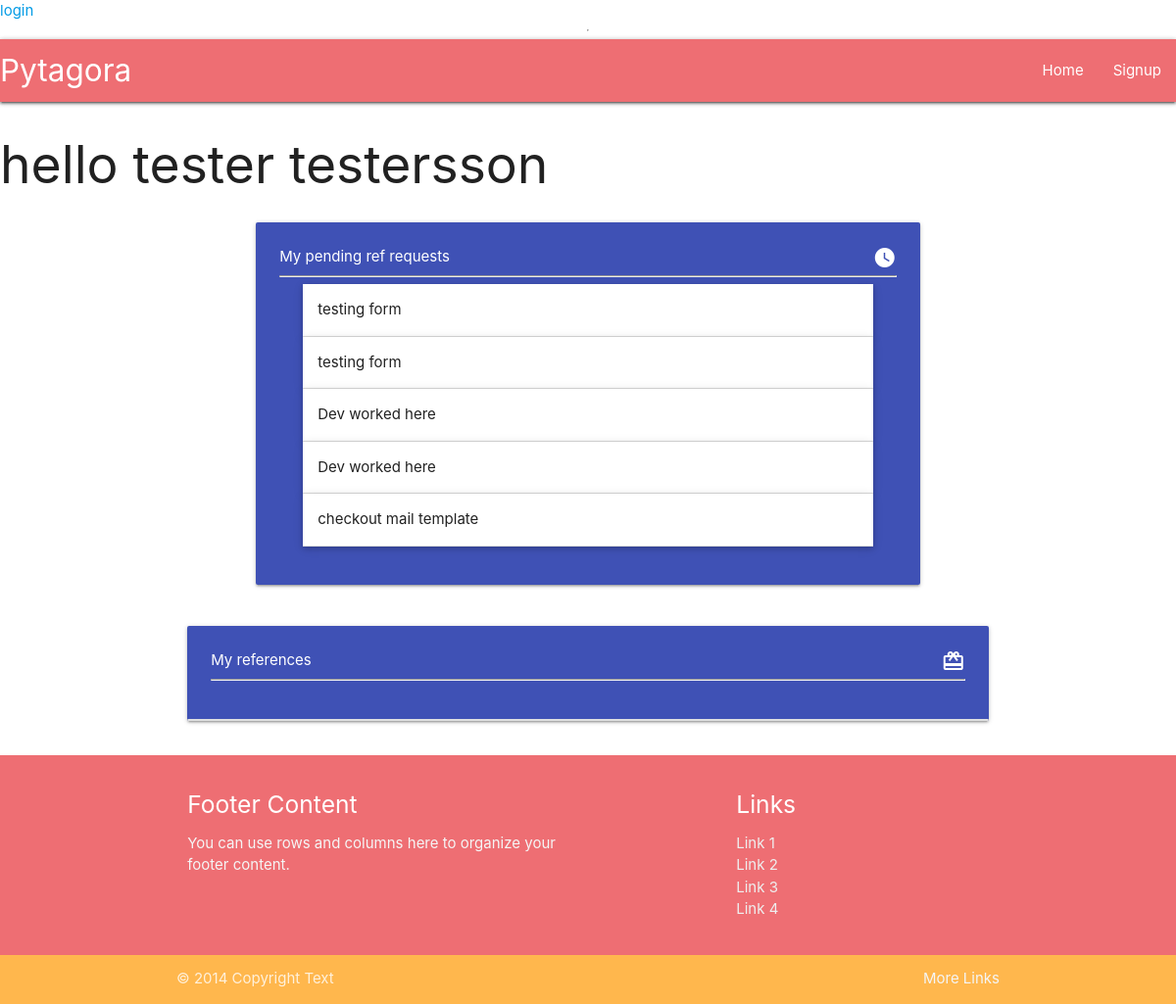
Before: /profile/2/ with the older database file.
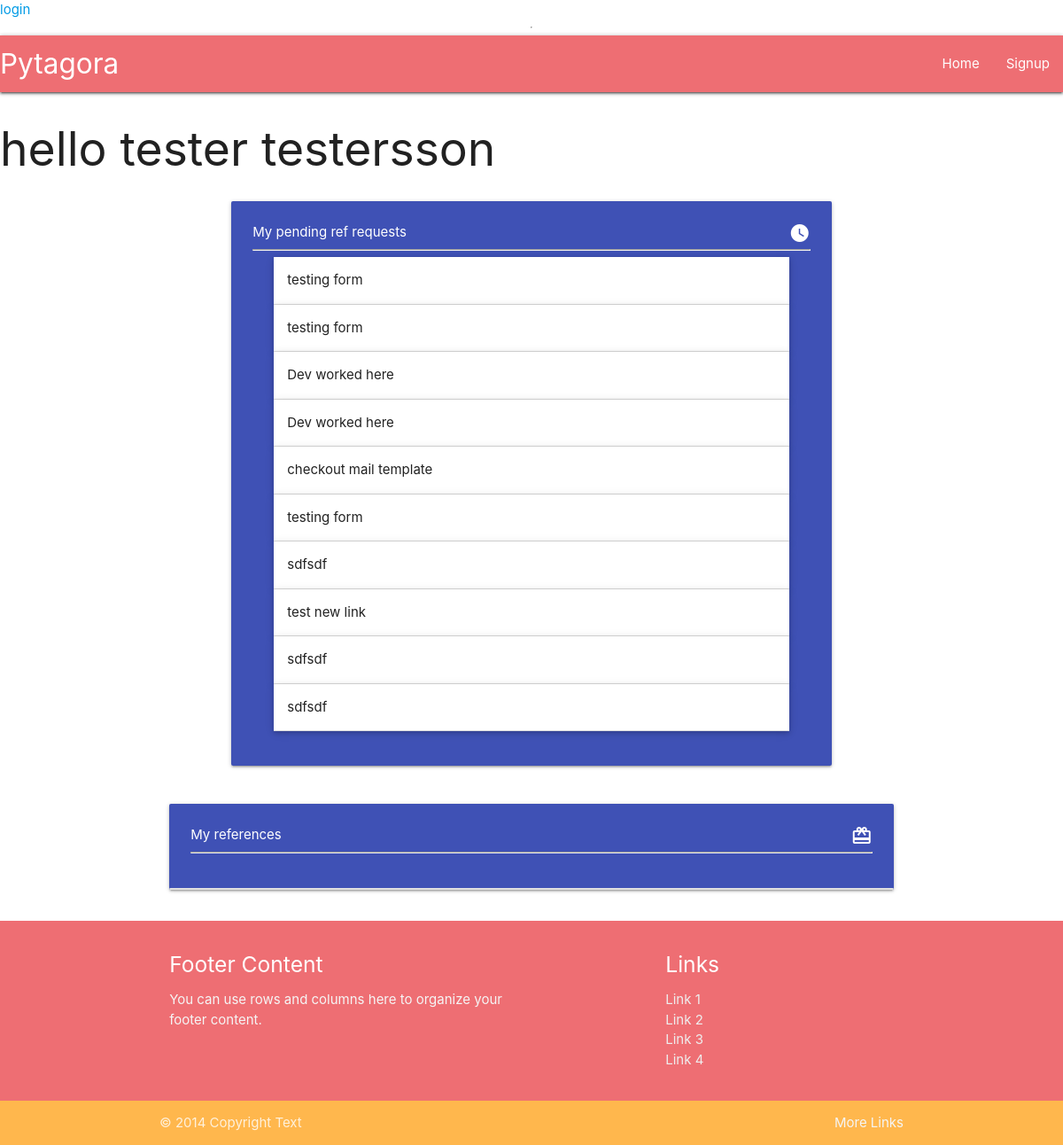
After: the same page with the newer database file.
### userprofile/models.py (models this page shows, shortened)
class RefRequest(models.Model):
    profile = models.ForeignKey(Profile, verbose_name=_("profile"), on_delete=models.CASCADE)
    company_name = models.CharField(_("company name"), max_length=100, null=True, blank=True)
    company_slug = models.SlugField(_("company_slug"), null=True, blank=True, unique=False, max_length=150)
    date_from = PartialDateField( verbose_name=_("date from"))
    date_to = PartialDateField(verbose_name=_("date to"))
    to_email = models.EmailField(_("to email"), max_length=254, null=True, blank=True)
    UNINITIATED = "UNIN"
    PENDING = "PEND"
    COMPLETE = "COMP"
    STATUS_CHOICES = [
        (UNINITIATED, "Uninitiated"),
        (PENDING, "Pending"),
        (COMPLETE, "Complete"),
    ]
    status = models.CharField(_("status"), max_length=4, choices=STATUS_CHOICES, default=UNINITIATED,)
    time_sent = models.DateTimeField(_("time_sent"), auto_now_add=True, null=True)
    class Meta:
        verbose_name = "Reference request"
        verbose_name_plural = "Reference requests"

### userprofile/views.py (the view)
# urls.py: path("profile/<int:pk>/", ProfileView.as_view(), name ="profile"),
class ProfileView(ListView):
    model = RefRequest
    def get(self, request, *args, **kwargs):
        profile = Profile.objects.get(id=kwargs["pk"])
        requests = profile.refrequest_set.all()
        return render(
            self.request,
            "userprofile/profile.html",
            {
                "profile": profile,
                "requests": requests,
            })

### userprofile/models.py (called while the page is built)
    def __str__(self):
        return f"{self.first_name} {self.last_name}"

### userprofile/templates/userprofile/profile.html (shortened to what this page needs)
{% extends "base.html" %}
{% block content %}
    <h2>hello {{ profile }}</h2>
    <div class="container">
        {% include "./components/profile_pending_requests.html" %}
        <div class="row">
            <div class="col s12">
                <div class="card indigo">
                    <div class="card-content">
                        <span class="white-text">My references <i class="material-icons right">redeem</i></span>
                        <hr/>
                    </div>
                    <div class=" collection">
                    </div>
                </div>
            </div>
        </div>
    </div>
{% endblock content %}

### userprofile/templates/userprofile/components/profile_pending_requests.html (shortened to what this page needs)
<div class="row">
    <div class="col s12 l10 offset-l1">
        <div class="card-panel indigo">
            <span class="white-text ">My pending ref requests <i class="material-icons right" >watch_later</i> </span>
            <hr/>
            <ul class="collapsible popout">
            {% for request in requests %}
                {% if request.status == "PEND" %}
                <li>
                    <div class="collapsible-header"> <span class="truncate">{{ request.company_name }}</span></div>
                  </li>
                  {% endif %}
            {% endfor %}
             </ul>
        </div>
    </div>
</div>

Changed rows visible on the page:
added RefRequest: company_name "testing form"
added RefRequest: company_name "sdfsdf"
added RefRequest: company_name "test new link"
added RefRequest: company_name "sdfsdf"
added RefRequest: company_name "sdfsdf"
